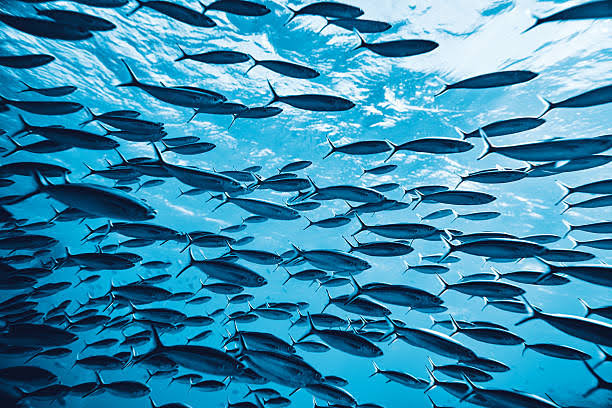
#> input picture 7.jpeg, 612 x 408 px
$ python Q2.py   (older library calls are emulated)
#> lines starting #> are read from the running program, lines starting #| are printed output that depends on the picture; after the words box and inside, x2 and y2 are one past the last pixel; in counts of white or black regions, pixels touching at a corner belong together
#!/usr/bin/env python3
# -*- coding: utf-8 -*-
"""
Created on Mon Oct 30 12:44:56 2023

@author: bmiit202006100110081
"""

import cv2
import numpy as np


# Loading the image
img = cv2.imread('7.jpeg')
#> img is the input picture: shape (408, 612, 3); mean B, G, R 173.1, 139.5, 59.5

# preprocess the image
gray_img = cv2.cvtColor(img , cv2.COLOR_BGR2GRAY)
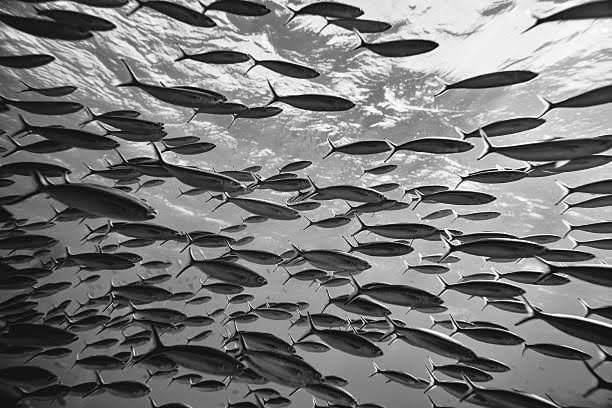
#> gray_img: shape (408, 612); min 0, max 255, mean 119.4

kernel = np.ones((3,4), np.uint8)
# Applying threshold
otsu_threshold, image_result = cv2.threshold(gray_img, 0, 255, cv2.THRESH_BINARY + cv2.THRESH_OTSU,)
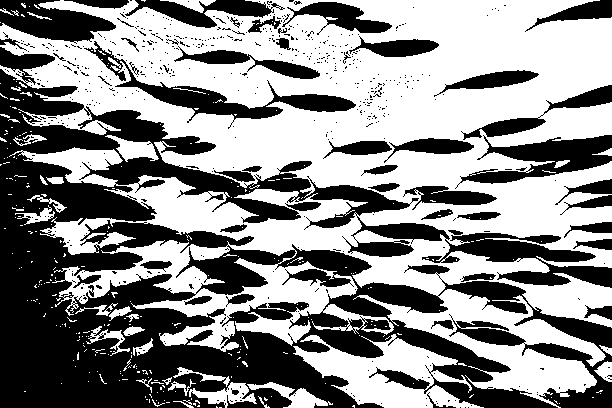
#> image_result: shape (408, 612); 54.8% white; 567 black regions (518 under 20 px), largest, box (x1, y1, x2, y2) and area: (0, 47, 612, 408) 84320, (84, 41, 356, 129) 3803, (455, 135, 612, 189) 3536
#> otsu_threshold = 113


invert=cv2.bitwise_not(image_result)
img_erosion = cv2.erode(invert, kernel, iterations=1)
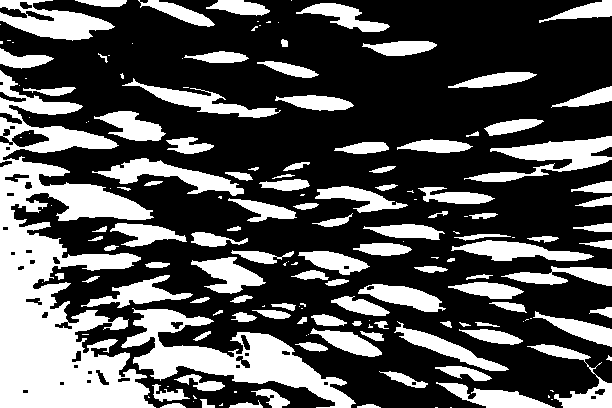
#> img_erosion: shape (408, 612); 32.8% white; 168 white regions (60 under 20 px), largest, box (x1, y1, x2, y2) and area: (0, 70, 156, 408) 24905, (121, 308, 356, 408) 7629, (464, 136, 612, 182) 2685

# Apply the Component analysis function
totalLabels, label_ids, values, centroid = cv2.connectedComponentsWithStats(img_erosion, 4, cv2.CV_32S)
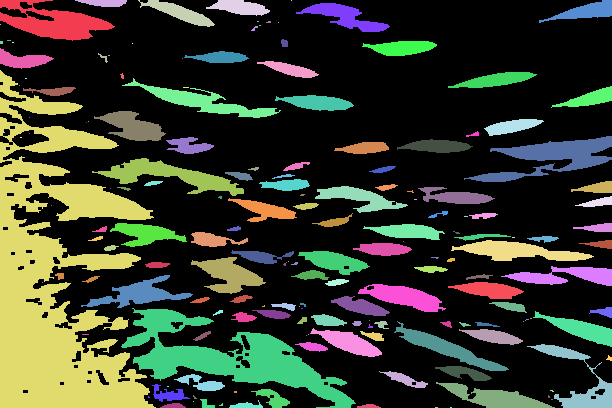
#> label_ids: shape (408, 612) int32; 169 distinct labels, from 0 to 168; one colour per label, 0 black
#> totalLabels = 169; values = 169 rows, first 6: [0, 0, 612, 408, 167763], [0, 0, 115, 41, 2368], [75, 0, 52, 7, 267], [138, 0, 77, 27, 749], [206, 0, 64, 16, 630], [291, 0, 1, 1, 1]; centroid = 169 pairs, first value 0 to 609, second value 0 to 407


print("Total",totalLabels)
#| Total 169
cv2.imshow("Image", img)
cv2.imshow("Inveryt",invert)
cv2.imshow("Filtered Components", img_erosion)
cv2.waitKey(0)

$ run again, with 3.jpeg copied over 7.jpeg
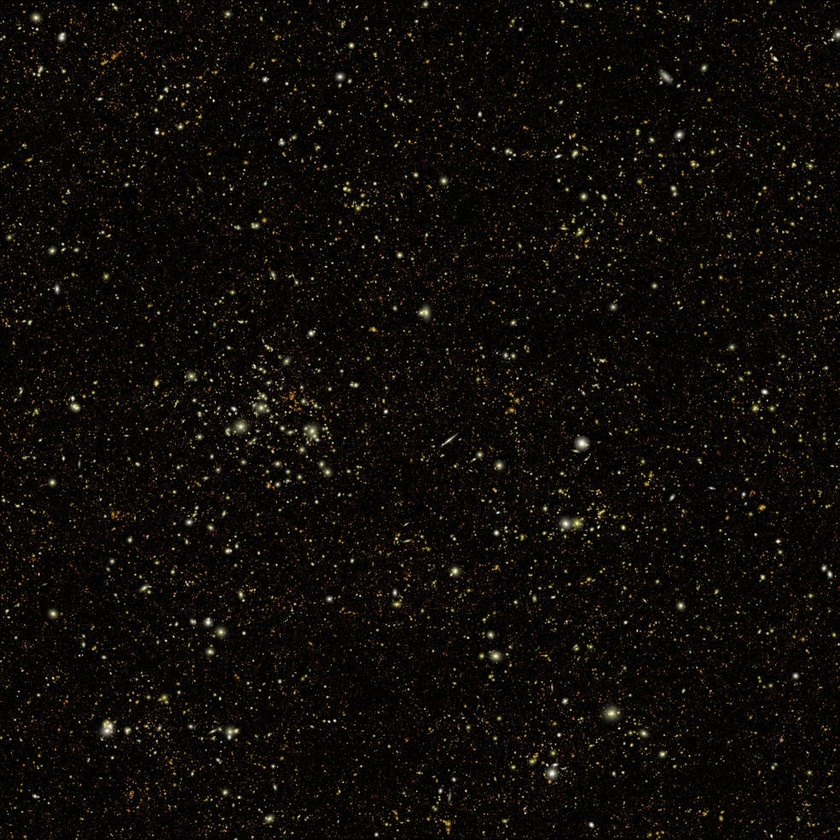
#> input picture 3.jpeg, 840 x 840 px, shrunk from 985 x 985 before the run
#> img is the input picture: shape (840, 840, 3); mean B, G, R 9, 11.9, 15
#> `otsu_threshold, image_result = cv2.threshold(gray_img, 0, 255, cv2.THR..`:
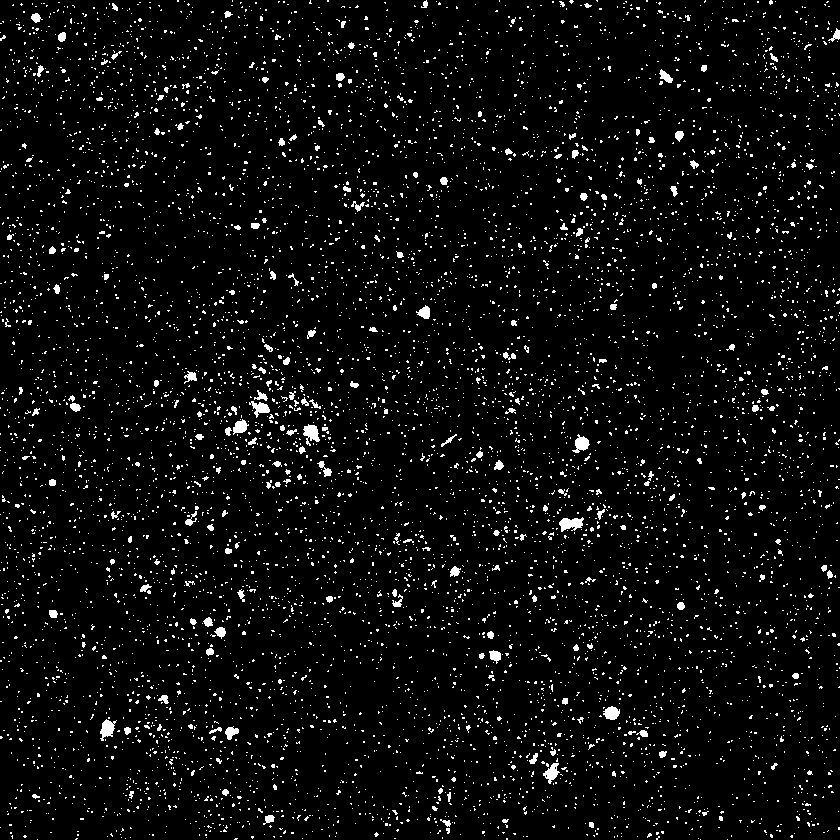
#> image_result: shape (840, 840); 4.6% white in thin lines or dots
#> otsu_threshold = 51
#> invert: shape (840, 840); 95.4% white; black in thin lines or dots
#> img_erosion: shape (840, 840); 78.8% white; 4302 black regions (2038 under 20 px), largest, box (x1, y1, x2, y2) and area: (271, 383, 338, 462) 1795, (541, 502, 614, 541) 946, (245, 389, 301, 437) 794
#> `totalLabels, label_ids, values, centroid = cv2.connectedComponentsWith..`:
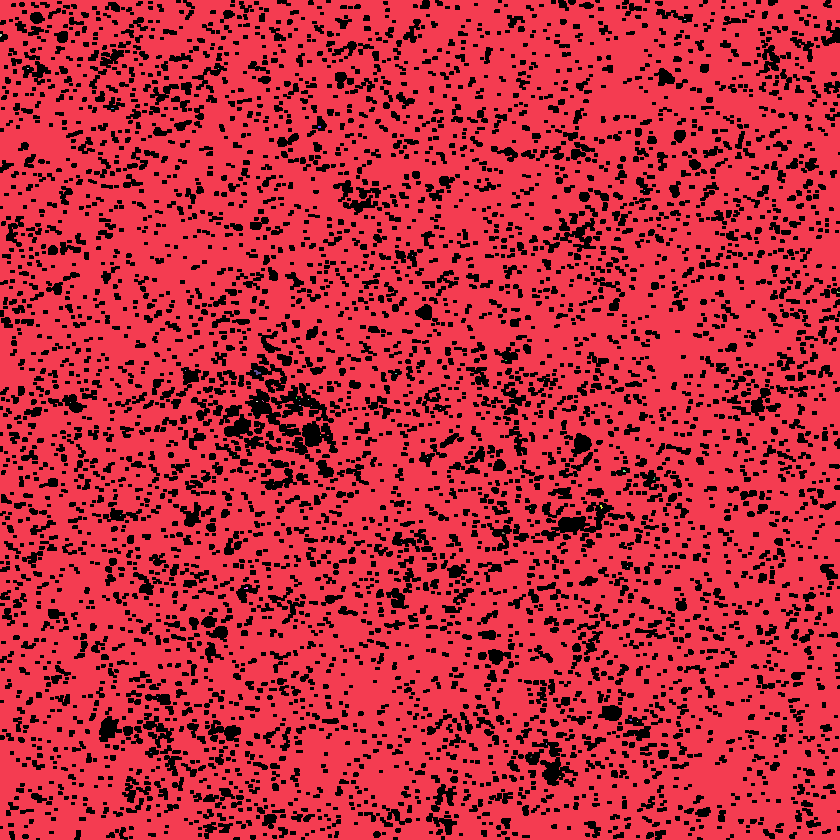
#> label_ids: shape (840, 840) int32; 48 distinct labels, from 0 to 47; one colour per label, 0 black
#> totalLabels = 48; values = 48 rows, first 6: [0, 0, 840, 840, 149690], [0, 0, 840, 840, 555792], [684, 19, 2, 1, 2], [0, 34, 2, 3, 5], [27, 68, 2, 1, 2], [218, 68, 1, 1, 1]; centroid = 48 pairs, first value 0.4 to 837.8, second value 19 to 776
#| Total 48

$ run again, with 6.jpeg copied over 7.jpeg
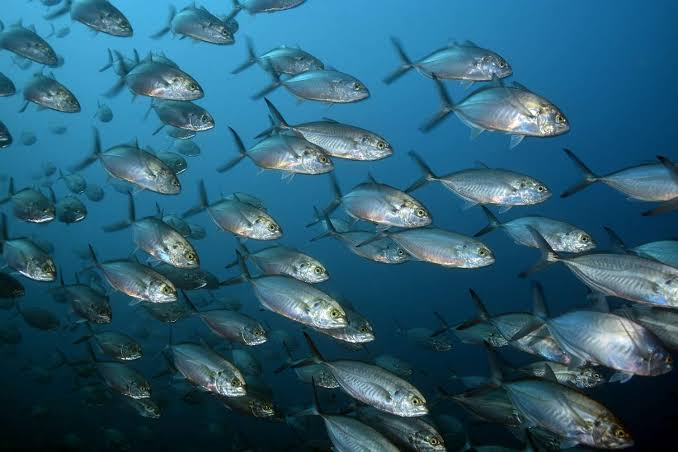
#> input picture 6.jpeg, 678 x 452 px
#> img is the input picture: shape (452, 678, 3); mean B, G, R 115.2, 92.6, 42.3
#> `otsu_threshold, image_result = cv2.threshold(gray_img, 0, 255, cv2.THR..`:
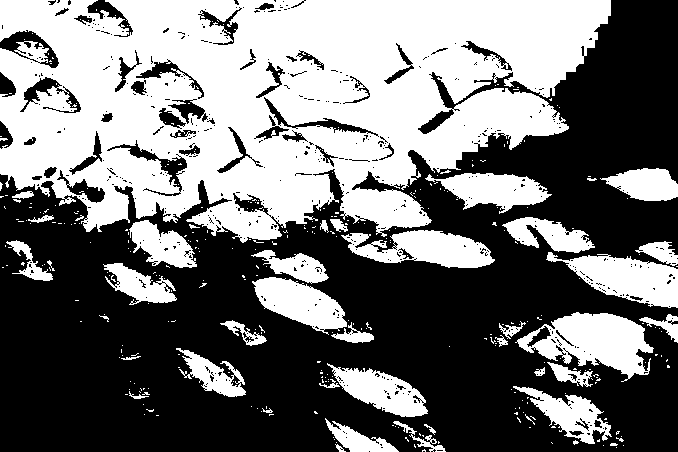
#> image_result: shape (452, 678); 45.4% white; 345 white regions (303 under 20 px), largest, box (x1, y1, x2, y2) and area: (0, 0, 611, 243) 100883, (515, 312, 654, 382) 5008, (546, 252, 678, 308) 3872
#> otsu_threshold = 83
#> img_erosion: shape (452, 678); 46.4% white; 140 white regions (92 under 20 px), largest, box (x1, y1, x2, y2) and area: (0, 0, 678, 452) 137217, (347, 218, 385, 245) 302, (0, 33, 48, 50) 300
#> `totalLabels, label_ids, values, centroid = cv2.connectedComponentsWith..`:
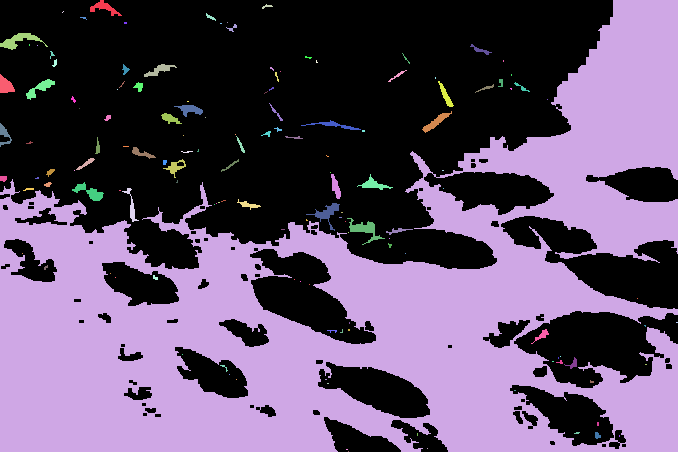
#> label_ids: shape (452, 678) int32; 141 distinct labels, from 0 to 140; one colour per label, 0 black
#> totalLabels = 141; values = 141 rows, first 6: [0, 0, 678, 452, 164244], [90, 0, 32, 16, 187], [0, 0, 678, 452, 137217], [262, 4, 11, 5, 23], [62, 11, 2, 2, 2], [206, 13, 10, 8, 29]; centroid = 141 pairs, first value 2.94 to 676.5, second value 5.91 to 451
#| Total 141
